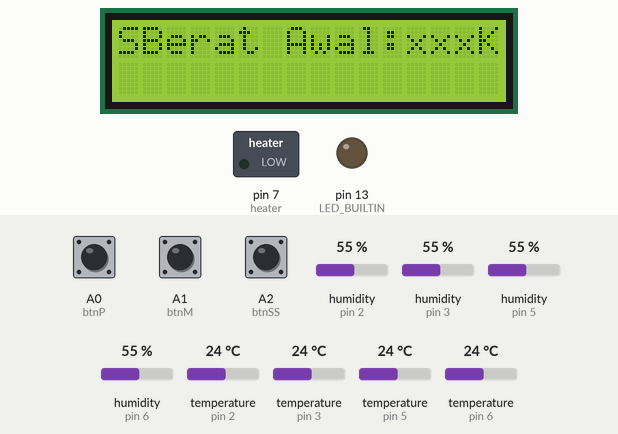
The sketch below on a simulated Arduino Uno, built for the host (arithmetic inside an expression is 32-bit, double 64-bit). On the bench: 16×2 character LCD, switched loads named in the sketch (green lamp = pin HIGH), output pins drawn as LEDs (lit = HIGH). Dashed ring = blinking. The test bench sets the inputs (shaded band); at power-on: A2 (btnSS) HIGH, temperature (sensors on pin 2, pin 3, pin 5, pin 6) 24 °C, A1 (btnM) HIGH, A0 (btnP) HIGH, humidity (sensors on pin 2, pin 3, pin 5, pin 6) 55 %. Storage starts empty; what the sketch prints to the serial monitor is not drawn.

Above: at 1.8 s.
1.9 s: A2 (btnSS) pulled LOW for 1 s
At 5.7 s:
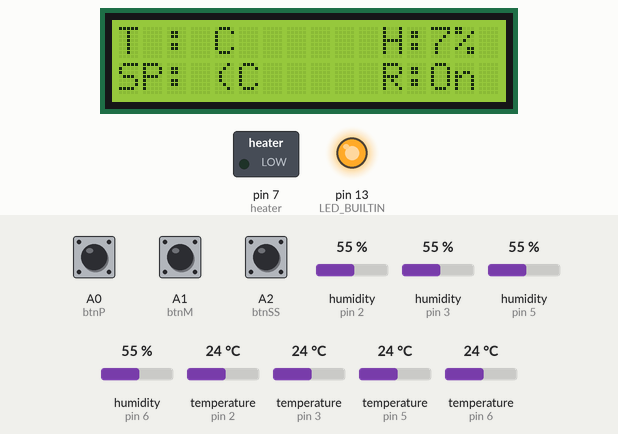
5.9 s: temperature (sensor on pin 2) set to 12 °C
At 8.8 s:
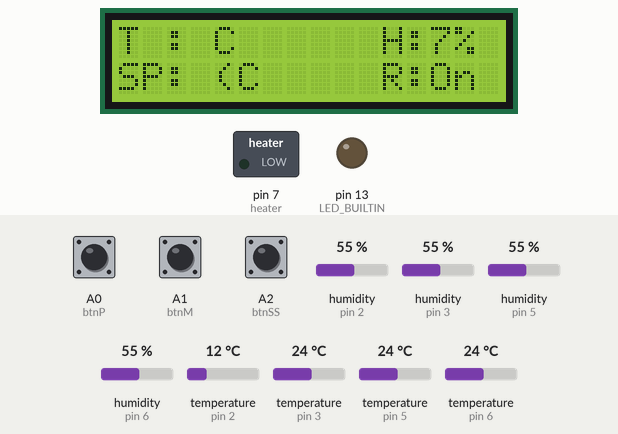
8.9 s: A1 (btnM) pulled LOW for 3.2 s
At 12.6 s:
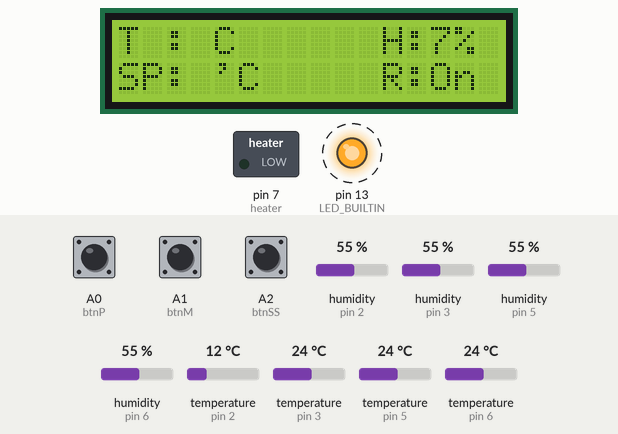
At 14.8 s:
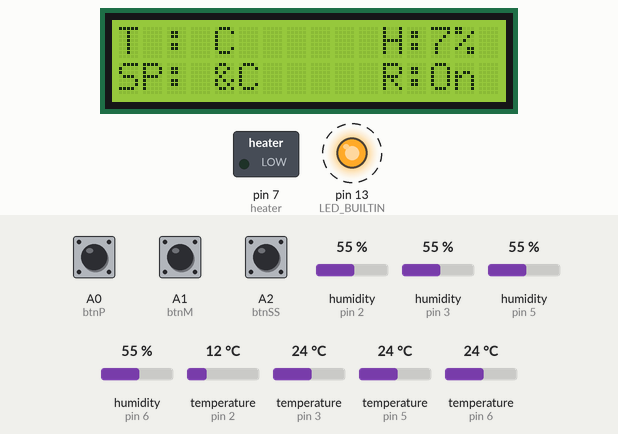
15.1 s: temperature (sensor on pin 3) set to 1 °C
18.1 s: temperature (sensor on pin 5) set to 1 °C
21.1 s: temperature (sensor on pin 6) set to 12 °C
Timing chart, 0 to 30.0 s (numbered marks = the images above; inputs shaded):
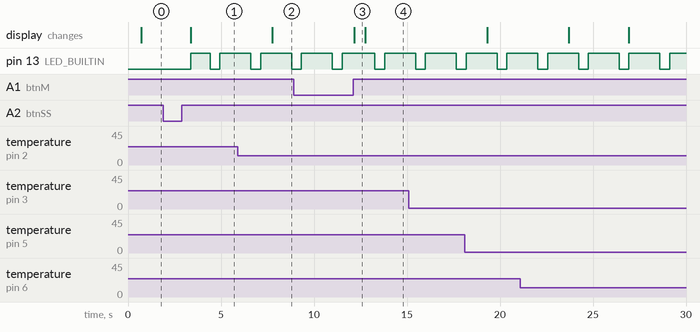

The sketch:

Ambil_Data_Suhu_OnOff_.ino
```cpp
#include "DHT.h"
#include "OneButton.h"
#include <Wire.h>
#include <LiquidCrystal_I2C.h>
#include <Arduino.h>
#include <Ewma.h>
#include <SPI.h>
#include <SD.h>
#include <EEPROM.h>

#define DHTPIN0 2  // Digital pin connected to the DHT sensor
#define DHTPIN1 3  // Digital pin connected to the DHT sensor
#define DHTPIN2 5  // Digital pin connected to the DHT sensor
#define DHTPIN3 6  // Digital pin connected to the DHT sensor

#define heater 7  // Kontrol relay

OneButton btnP(A0, true);
OneButton btnM(A1, true);
OneButton btnSS(A2, true);

LiquidCrystal_I2C lcd(0x27, 16, 2); // set the LCD address to 0x27 for a 16 chars and 2 line display

#define DHTTYPE DHT11   // DHT 11

#define jumlahDHT 4   //Jumlah dht yang dipakai

Ewma adcFilterT(0.01);  // More smoothing - less prone to noise, but slower to detect changes
Ewma adcFilterH(0.01);  // More smoothing - less prone to noise, but slower to detect changes

DHT dht0(DHTPIN0, DHTTYPE); //Inisialisasi DHT
DHT dht1(DHTPIN1, DHTTYPE); //Inisialisasi DHT
DHT dht2(DHTPIN2, DHTTYPE); //Inisialisasi DHT
DHT dht3(DHTPIN3, DHTTYPE); //Inisialisasi DHT

File dataRecord;

bool running = false;
float valT[jumlahDHT];
float valH[jumlahDHT];
float totalT;
float totalH;
float avgT;
float avgH;
bool rec = false;
bool relay = false;

int addrT = 0;
int addrH = 1;

int ledState = LOW;             // ledState used to set the LED
unsigned long previousMillis = 0;        // will store last time LED was updated
const long interval = 1000;           // interval at which to blink (milliseconds)

int ledState2 = LOW;             // ledState used to set the LED
unsigned long previousMillis2 = 0;        // will store last time LED was updated
const long interval2 = 60*1000;           // interval at which to blink (milliseconds)

int spT = 40;  //SetpointSuhu
int spH = 60;  //SetpointKelembaban
int err;

bool saveCtrl = false;

void setup() {
  // put your setup code here, to run once:
  Serial.begin(115200);

  pinMode(LED_BUILTIN, OUTPUT);

  lcd.init();                      // initialize the lcd
  lcd.backlight();

  Serial.print("Initializing DHT...");

  dht0.begin();  //Inisialisasi dht
  dht1.begin();  //Inisialisasi dht
  dht2.begin();  //Inisialisasi dht
  dht3.begin();  //Inisialisasi dht

  readDHT();

  pinMode(heater, OUTPUT);

  Serial.print("Initializing SD Card");

  if (!SD.begin(4)) {
    Serial.println("...initialization failed!");
    //    while (1);
  } else {
    Serial.print("...OK!");
    if (dataRecord) {
      dataRecord = SD.open("test.txt", FILE_WRITE);
      Serial.println("...Read OK!");
    } else {
      Serial.println("...Error opening file!");
    }
  }

  dataRecord.close();

  //  spT = EEPROM.read(addrT);
  //  spH = EEPROM.read(addrH);

  btnP.attachClick(clickP);
  btnP.attachDuringLongPress(longPressP);

  btnM.attachClick(clickM);
  btnM.attachDuringLongPress(longPressM);

  btnSS.attachClick(record);
  btnSS.attachLongPressStart(longPressSS);
}

int spTBef = 0;

void loop() {
  // put your main code here, to run repeatedly:
  btnM.tick();
  btnP.tick();
  btnSS.tick();

  if (running) {
    run();
    digitalWrite(LED_BUILTIN, blink());
  } else {
    if (spTBef != spT) {
      lcd.clear();
      lcd.setCursor(0, 0);
      lcd.write("Setpoint Suhu: ");
      lcd.write(spT);
      lcd.write("C");

      Serial.println(spT);
      spTBef = spT;

      lcd.setCursor(1, 0);
      lcd.write("Berat Awal:");
      lcd.write("xxx");
      lcd.write("KG");
      //    EEPROM.write(addrT, spT);
      //    EEPROM.write(addrH, spH);
    }

    digitalWrite(LED_BUILTIN, LOW);
  }
}


bool blink() {
  unsigned long currentMillis = millis();

  if (currentMillis - previousMillis >= interval) {
    // save the last time you blinked the LED
    previousMillis = currentMillis;

    // if the LED is off turn it on and vice-versa:
    if (ledState == LOW) {
      ledState = HIGH;
    } else {
      ledState = LOW;
    }

    return ledState;
  }
}
```

button.ino
```cpp
void record() {
  rec = !rec;

  if (rec) {
    Serial.println("Recording!!");
  } else {
    Serial.println("Recording Stopped!!");
  }
}

void longPressSS() {
  running = !running;

  if (running) {
    Serial.println("System Running!!");
  } else {
    Serial.println("System Stopped!!");
  }
}

void clickP() {
  if (spT < 99) {
    spT += 1;
  } else {
    spT = 99;
  }
}

void longPressP() {
  if (spT < 99) {
    spT += 1;
  } else {
    spT = 99;
  }
  delay(50);
}

void clickM() {
  Serial.println("Min");
  if (spT > 0) {
    spT -= 1;
  } else {
    spT = 0;
  }
}

void longPressM() {
  Serial.println("Min");
  if (spT > 0) {
    spT -= 1;
  } else {
    spT = 0;
  }
  delay(50);
}
```

run.ino
```cpp
void run()
{
  readDHT();

  float rawT = avgT;
  float rawH = avgH;

  float averageT = adcFilterT.filter(rawT);
  float averageH = adcFilterH.filter(rawH);
  //  Serial.printf("RawT=%d, Filter1=%.3f, RawH=%d, Filter2=%.3f", rawT, filteredT, rawH, filteredH);

  float inputH = spH - averageH;
  float inputT = spT - averageT;

  if (inputT <= 0) {
    relay = HIGH;
  } else if (inputT >= 2) {
    relay = LOW;
  }

  digitalWrite(heater, relay);

  Serial.print("SetPoint:");
  Serial.print(spT);
  Serial.print("\tSuhu: ");
  Serial.print(averageT);
  Serial.print("\tKelembaban: ");
  Serial.print(averageH);
  Serial.print("\tRelay: ");
  Serial.println(relay);

  if (rec) {
    unsigned long currentMillis2 = millis();

    if (currentMillis2 - previousMillis2 >= interval2) {
      previousMillis2 = currentMillis2;

      dataRecord.print("SetPoint\t");
      dataRecord.print(spT);
      dataRecord.print("\tSuhu\t");
      dataRecord.print(averageT);
      dataRecord.print("\tKelembaban\t");
      dataRecord.print(averageH);
      dataRecord.print("\tRelay\t");
      dataRecord.println(relay);
    }

    saveCtrl = true;
    digitalWrite(LED_BUILTIN, HIGH);
  } else if (!rec && saveCtrl) {
    dataRecord.close();
    saveCtrl = false;
  }

  lcd.clear();
  lcd.setCursor(0, 0);
  lcd.write("T :");
  lcd.write(averageT);
  lcd.write("C");
  lcd.setCursor(11, 0);
  lcd.write("H:");
  lcd.write(averageH);
  lcd.write("%");

  lcd.setCursor(0, 1);
  lcd.write("SP:");
  lcd.setCursor(4, 1);
  lcd.write(spT);
  lcd.write("C");
  lcd.setCursor(11, 1);
  lcd.write("R:");
  if (relay) {
    lcd.write("Off");
  } else {
    lcd.write("On");
  }
}

void readDHT() {
  delay(500);

  totalT = 0;
  totalH = 0;

  // Baca kelembaban %
  valH[0] = dht0.readHumidity();
  // Baca temperatur celcius
  valT[0] = dht0.readTemperature();

  // Baca kelembaban %
  valH[1] = dht1.readHumidity();
  // Baca temperatur celcius
  valT[1] = dht1.readTemperature();

  // Baca kelembaban %
  valH[2] = dht2.readHumidity();
  // Baca temperatur celcius
  valT[2] = dht2.readTemperature();

  // Baca kelembaban %
  valH[3] = dht3.readHumidity();
  // Baca temperatur celcius
  valT[3] = dht3.readTemperature();

  for (int i = 0; i < jumlahDHT; i++) {
    if (isnan(valT[i]) || isnan(valH[i])) {
      Serial.print(("Failed to read from DHT sensor "));
      Serial.print(i);
      Serial.println("!");
      return;
    }

    totalT += valT[i];
    totalH += valH[i];

    if (i == jumlahDHT - 1) {
      avgT = totalT / jumlahDHT;
      avgH = totalH / jumlahDHT;
    }
  }
}
```

Measured:
- after the input at 1.9 s, pin 13 (LED_BUILTIN): LOW → HIGH after 1.5 s, → LOW 1.0 s later, → HIGH 0.52 s later; the display: changes after 1.5 s (image 1)
- after the input at 8.9 s, the display: changes after 3.3 s (image 3)
- what the display in image 3 shows lasts 0.6 s, from 12.2 s to 12.8 s
